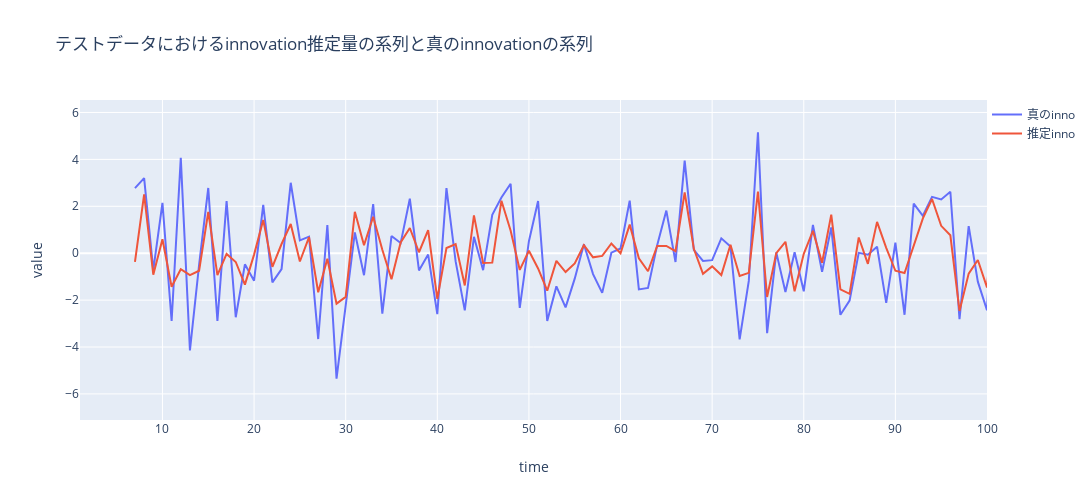

Notebook code for this chart:
### Code cell
fig = plotly.graph_objs.Figure(
    data=[plotly.graph_objs.Scatter(x=list(range(hat_p, len(hat_eps))), y=eps[hat_p:], name="真のinno", yaxis='y'),
        plotly.graph_objs.Scatter(x=list(range(hat_p, len(hat_eps))), y=hat_eps, name="推定inno", yaxis='y'),
                ], 
    layout=plotly.graph_objs.Layout(title="テストデータにおけるinnovation推定量の系列と真のinnovationの系列",
                legend={"x":1, "y":1},
                xaxis={"title":"time","range":[1,100]},
                yaxis={"title":"value"},
                width = 1500,       # 全体のサイズ
                height = 500,
                )
)
plotly.offline.iplot(fig)

### Figure 1 — Plotly figure (JSON) as saved in the notebook; plotly's stock layout.template omitted (floating-point values rounded to 4 significant figures; data arrays with more than 128 entries replaced by an {"elided": "..."} marker saying what was removed)
{"data": [{"name": "真のinno", "type": "scatter", "x": {"elided": "985 int values"}, "y": {"elided": "993 float values"}, "yaxis": "y"}, {"name": "推定inno", "type": "scatter", "x": {"elided": "985 int values"}, "y": {"elided": "992 float values"}, "yaxis": "y"}], "layout": {"height": 500, "legend": {"x": 1, "y": 1}, "title": {"text": "テストデータにおけるinnovation推定量の系列と真のinnovationの系列"}, "width": 1500, "xaxis": {"range": [1, 100], "title": {"text": "time"}}, "yaxis": {"title": {"text": "value"}}}}
